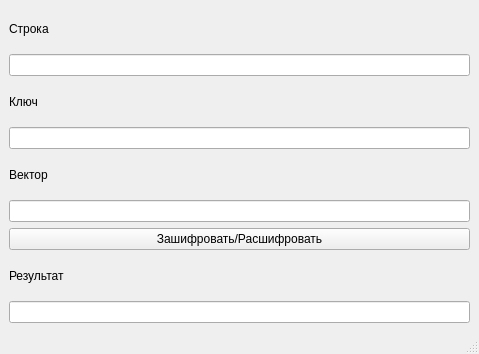
<?xml version="1.0" encoding="UTF-8"?>
<ui version="4.0">
 <class>MainWindow</class>
 <widget class="QMainWindow" name="MainWindow">
  <property name="geometry">
   <rect>
    <x>0</x>
    <y>0</y>
    <width>479</width>
    <height>354</height>
   </rect>
  </property>
  <property name="windowTitle">
   <string>Kuznechik CTR</string>
  </property>
  <widget class="QWidget" name="centralwidget">
   <layout class="QGridLayout" name="gridLayout" rowstretch="1,1,1,1,1,1,1,1,1">
    <item row="1" column="0">
     <widget class="QLineEdit" name="dataEdit"/>
    </item>
    <item row="3" column="0">
     <widget class="QLineEdit" name="keyEdit"/>
    </item>
    <item row="2" column="0">
     <widget class="QLabel" name="label_2">
      <property name="text">
       <string>Ключ</string>
      </property>
     </widget>
    </item>
    <item row="4" column="0">
     <widget class="QLabel" name="label_3">
      <property name="text">
       <string>Вектор</string>
      </property>
     </widget>
    </item>
    <item row="8" column="0">
     <widget class="QLineEdit" name="resultEdit"/>
    </item>
    <item row="6" column="0">
     <widget class="QPushButton" name="pushButton">
      <property name="text">
       <string>Зашифровать/Расшифровать</string>
      </property>
     </widget>
    </item>
    <item row="5" column="0">
     <widget class="QLineEdit" name="vectorEdit"/>
    </item>
    <item row="0" column="0">
     <widget class="QLabel" name="label">
      <property name="text">
       <string>Строка</string>
      </property>
     </widget>
    </item>
    <item row="7" column="0">
     <widget class="QLabel" name="label_4">
      <property name="text">
       <string>Результат</string>
      </property>
     </widget>
    </item>
   </layout>
  </widget>
  <widget class="QStatusBar" name="statusbar"/>
 </widget>
 <resources/>
 <connections/>
</ui>
